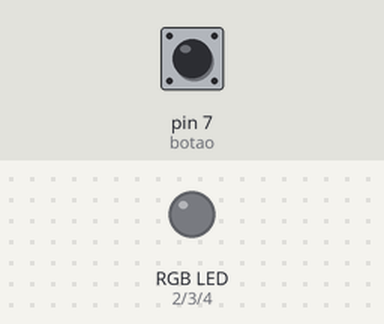
The sketch below on a simulated Arduino Uno, built with avr-gcc and run on an emulated ATmega328P. Parts: an RGB LED mixed from three pins (HIGH = lit). Inputs (shaded band) come from the test bench; at power-on: pin 7 (botao) LOW.

Above: at 1.2 s.
1.3 s: pin 7 (botao) pulled HIGH for 0.15 s
At 2.6 s:
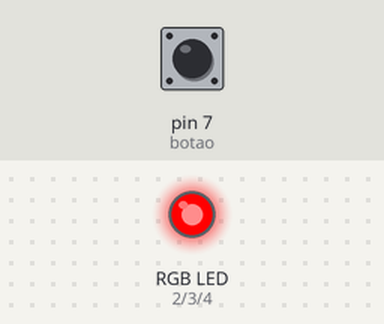
2.9 s: pin 7 (botao) pulled HIGH for 1 s
At 5.1 s:
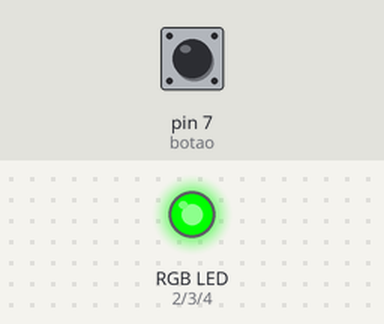
5.4 s: pin 7 (botao) pulled HIGH for 0.15 s
At 6.7 s:
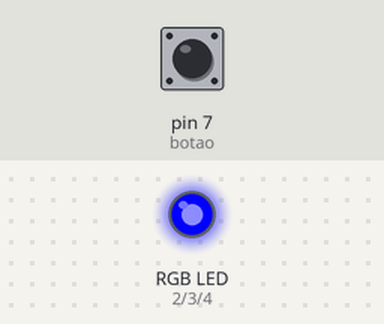
7.0 s: pin 7 (botao) pulled HIGH for 3.2 s
At 11.1 s:
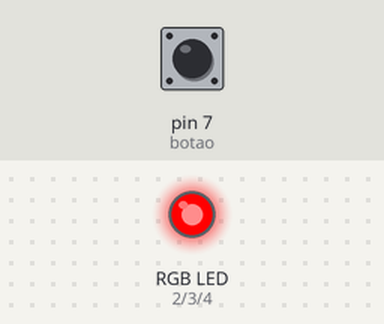
Timing chart, 0 to 12.6 s (numbered marks = the images above; inputs shaded):
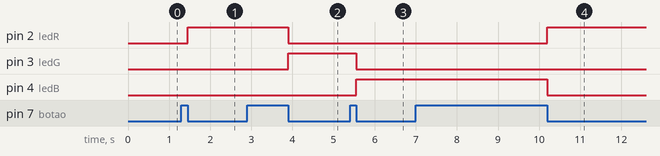

The sketch:

ledRGB.ino
```cpp
# define ledR 2
# define ledG 3
# define ledB 4
# define botao 7
# define maximo 3

int btnclicado= 0;
int btnliberado= 0;
int ciclo= 0;

void vermelho ()
{
  digitalWrite (ledR, HIGH);
  digitalWrite (ledG, LOW);
  digitalWrite (ledB, LOW);
}
void verde ()
{
  digitalWrite (ledR, LOW);
  digitalWrite (ledG, HIGH);
  digitalWrite (ledB, LOW);
}
void azul ()
{
  digitalWrite (ledR, LOW);
  digitalWrite (ledG, LOW);
  digitalWrite (ledB, HIGH);
}
void trocaled()
{
  if(ciclo==0)
  {
    vermelho();
  }else if(ciclo==1)
  {
    verde();
  }else if(ciclo==2)
  {
    azul();
  }
  ciclo++;
  if (ciclo > maximo -1)
  {
    ciclo=0;
  }
}
void verbtn ()
{
  if(digitalRead(botao)== HIGH)
  {
    btnclicado =1;
    btnliberado = 0;
  }else
  {
    btnliberado= 1;
  }
  if((btnclicado ==1)and (btnliberado ==1))
  {
    btnclicado =0;
    btnliberado =0;
    trocaled();
  }
}


void setup()
{
  pinMode(ledR, OUTPUT);
  pinMode(ledG, OUTPUT);
  pinMode(ledB, OUTPUT);
  pinMode(botao, INPUT);

}

void loop()
{
  verbtn ();

}
```

Measured:
- after the input at 1.3 s, pin 2 (ledR): LOW → HIGH after 0.15 s
- after the input at 2.9 s, pin 2 (ledR): HIGH → LOW after 1.0 s; pin 3 (ledG): LOW → HIGH after 1.0 s
- after the input at 5.4 s, pin 3 (ledG): HIGH → LOW after 0.15 s; pin 4 (ledB): LOW → HIGH after 0.15 s
- after the input at 7.0 s, pin 2 (ledR): LOW → HIGH after 3.2 s; pin 4 (ledB): HIGH → LOW after 3.2 s
